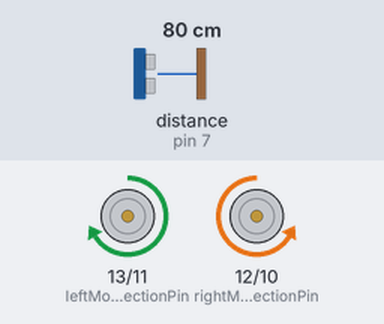
Bench run of a sketch on a simulated Arduino Uno, built with avr-gcc and run on an emulated ATmega328P. Shown: direction and speed pins drawn as motors (green arrow = direction pin HIGH = forward, orange = LOW = backward, longer = more drive). Wiring (inferred from the names in the program): ultrasonic range finder: trigger pin 8; echo pin 7. The test bench sets the inputs (shaded band); at power-on: distance to the obstacle (sensor on pin 7) 80 cm. The echo pulse lasts 58.3 µs per cm.

Above: at 1.3 s.
1.4 s: distance to the obstacle (sensor on pin 7) set to 31 cm
2.9 s: distance to the obstacle (sensor on pin 7) set to 27 cm
At 3.3 s:
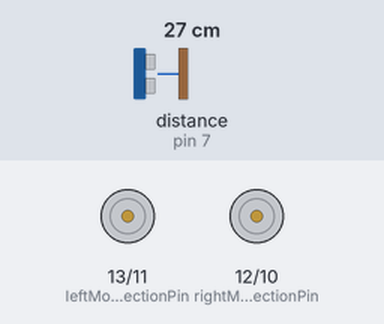
4.5 s: distance to the obstacle (sensor on pin 7) set to 35 cm
At 5.7 s:
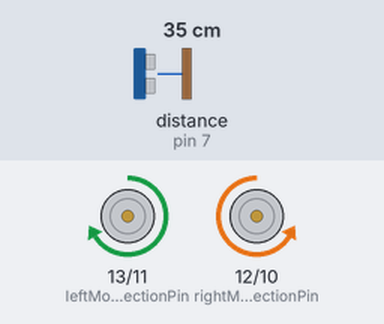
6.0 s: distance to the obstacle (sensor on pin 7) set to 2 cm
At 7.3 s:
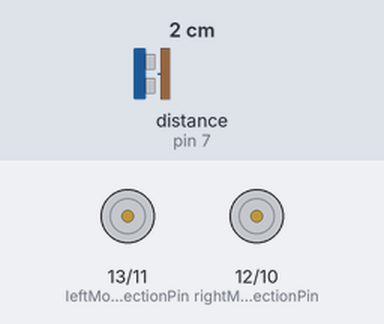
Timing chart, 0 to 8.5 s (numbered marks = the images above; inputs shaded):
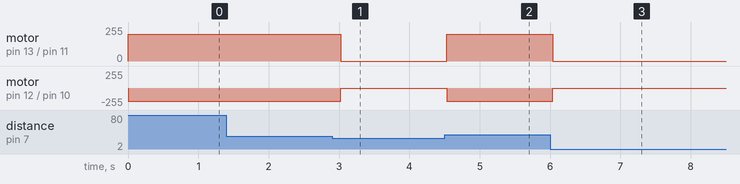

Measured:
- the behaviour switches between 30 and 29 cm on distance to the obstacle (sensor on pin 7) (found by bisection; images 0 and 1)
- after the input at 1.4 s, every drawn part: stays the same
- after the input at 2.9 s, motor on pin 13 (leftMotorDirectionPin) / pin 11 (leftMotorSpeedPin): forward 200/255 → stopped after 0.12 s; motor on pin 12 (rightMotorDirectionPin) / pin 10 (rightMotorSpeedPin): backward 200/255 → stopped after 0.12 s
- after the input at 4.5 s, motor on pin 13 (leftMotorDirectionPin) / pin 11 (leftMotorSpeedPin): stopped → forward 200/255 at once; motor on pin 12 (rightMotorDirectionPin) / pin 10 (rightMotorSpeedPin): stopped → backward 200/255 at once
- after the input at 6.0 s, motor on pin 13 (leftMotorDirectionPin) / pin 11 (leftMotorSpeedPin): forward 200/255 → stopped at once; motor on pin 12 (rightMotorDirectionPin) / pin 10 (rightMotorSpeedPin): backward 200/255 → stopped at once

The sketch:

newShieldArbot.ino
```cpp
/*
  shieldBase.h class library to provide basics of the robotBase with the new shield

  Author: Robert Newell + chatGPT  27/7/23
  Adapted: Phil Legge  6/8/23
  email: phil.legge@det.nsw.edu.au
*/

#include "ShieldBase.h"

#define trigPin 8
#define echoPin 7

int carDistance;
ShieldBase *myBase; //Creating an instance of our ShieldBase object so we can call its' functions to make it operate.

void setup()
{
  pinMode(myBase->BUZZER, OUTPUT);
  myBase = new ShieldBase();

}


void loop(){
  carDistance = ultraSonicDistance(trigPin,echoPin);  // first the distance is queried from the ultrasonic
  if (carDistance > 0){                               // logical decision based on ultrasonic return larger than zero
      if(carDistance < 30){
        myBase->driveForward(0,0);                            // stop!
        delay(500);
      }else{                                          //logical reaction based on ultrasonic return larger than 30 less than 3m
        myBase->driveForward(200,200);
        delay(500);
      }
  }else {                                  //logical reaction based on ultrasonic return less than 0 (distance greater than 3m or reflected not returned?)
      myBase->driveForward(250,250);
      delay(500);
      }
}

/****************ultraSonic distance function*****************************/
  int ultraSonicDistance(int trig, int echo){
    // returns error code or value for use in logic conditions based on offset to object infront
    long duration;
    int distance;
    pinMode(trig, OUTPUT);  // Set the trig pin to output
    pinMode(echo, INPUT);   // Set the echo pin to input
    digitalWrite(trig, LOW);
    delayMicroseconds(2);
    digitalWrite(trig, HIGH);
    delayMicroseconds(10);
    digitalWrite(trig, LOW);
    duration = pulseIn(echo, HIGH);
    distance = (duration/2) / 29;
    if (distance >= 300 ){ // return -1 if bigger than 3m
      return -1;
    }
    else if(distance <= 0){ // returns 0 for error or zero results
      return 0;
    }
    else {
      return distance; // returns a value if test is between 0m and 3m
    }
    delay(100);
  }
/***********************************************************************/
```

ShieldBase.cpp
```cpp
/*
  shieldBase.cpp class library to provide basics of the robotbase with the new L298P shield (FunduMoto)

  Author: Robert Newell + chatGPT  27/7/23
  Adapted: Phil Legge  6/8/23
  email: phil.legge@det.nsw.edu.au
*/
#include "ShieldBase.h"
#include "Arduino.h"

ShieldBase::ShieldBase(){
  //Motor Right
  rightMotorSpeedPin = 10;
  rightMotorDirectionPin = 12;
  //  Motor Left
  leftMotorSpeedPin = 11;
  leftMotorDirectionPin = 13;
  pinMode(rightMotorSpeedPin, OUTPUT);        // set all the motor control pins to outputs
  pinMode(leftMotorSpeedPin, OUTPUT);
  pinMode(rightMotorDirectionPin, OUTPUT);
  pinMode(leftMotorDirectionPin, OUTPUT);

}

//Function to drive the car forward with custom left and right motor speeds.
void ShieldBase::driveForward(int leftMotorSpeed, int rightMotorSpeed){
  // Ensure the motor speeds are within the valid range (0 to 255).
  leftMotorSpeed = constrain(leftMotorSpeed, 0, 255);
  rightMotorSpeed = constrain(rightMotorSpeed, 0, 255);

  // Set the directions for forward motion.
  digitalWrite(leftMotorDirectionPin, HIGH);
  digitalWrite(rightMotorDirectionPin, LOW);

  // Set the motor speeds.
  analogWrite(leftMotorSpeedPin, leftMotorSpeed);
  analogWrite(rightMotorSpeedPin, rightMotorSpeed);
}

//Function to drive the car backward with custom left and right motor speeds.
void ShieldBase::driveBackward(int leftMotorSpeed, int rightMotorSpeed){
  // Ensure the motor speeds are within the valid range (0 to 255).
  leftMotorSpeed = constrain(leftMotorSpeed, 0, 255);
  rightMotorSpeed = constrain(rightMotorSpeed, 0, 255);

  // Set the directions for backward motion.
  digitalWrite(leftMotorDirectionPin, LOW);
  digitalWrite(rightMotorDirectionPin, HIGH);

  // Set the motor speeds.
  analogWrite(leftMotorSpeedPin, leftMotorSpeed);
  analogWrite(rightMotorSpeedPin, rightMotorSpeed);
}

// Function to rotate the car right with left wheel forward and right wheel backward.
void ShieldBase::rotateRight(int rotateSpeed){
  // Ensure the rotation speed is within the valid range (0 to 255).
  rotateSpeed = constrain(rotateSpeed, 0, 255);

  // Set the directions for rotation.
  digitalWrite(leftMotorDirectionPin, HIGH);
  digitalWrite(rightMotorDirectionPin, HIGH);

  // Set the motor speeds for rotation.
  analogWrite(leftMotorSpeedPin, rotateSpeed);
  analogWrite(rightMotorSpeedPin, rotateSpeed);
}

// Function to rotate the car left with right wheel forward and left wheel backward.
void ShieldBase::rotateLeft(int turnSpeed){
  // Ensure the turn speed is within the valid range (0 to 255).
  turnSpeed = constrain(turnSpeed, 0, 255);

  // Set the directions for rotation.
  digitalWrite(leftMotorDirectionPin, LOW);
  digitalWrite(rightMotorDirectionPin, LOW);

  // Set the motor speeds for rotation.
  analogWrite(leftMotorSpeedPin, turnSpeed);
  analogWrite(rightMotorSpeedPin, turnSpeed);
}
```

ShieldBase.h
```cpp
/*
  shieldBase.h class library to provide basics of the robotbase with the new shield

  Author: Robert Newell + chatGPT  27/7/23
  Adapted: Phil Legge  6/8/23
  email: phil.legge@det.nsw.edu.au
*/
#ifndef CARBASE_H
#define CARBASE_H

class ShieldBase{
  public:
    const int BUZZER = 4;
    const int MIN_SPEED = 30;   // Set to minimum PWM value that will make motors turn
    const int ACCEL_DELAY = 50; // delay between steps when ramping motor speed up or down.

    //  Motor Right
    int rightMotorSpeedPin, rightMotorDirectionPin;
    //  Motor Left
    int leftMotorSpeedPin, leftMotorDirectionPin;

    ShieldBase();

    void driveForward(int, int);
    void driveBackward(int, int);
    void rotateRight(int);
    void rotateLeft(int);

  private:

};

#endif
```
